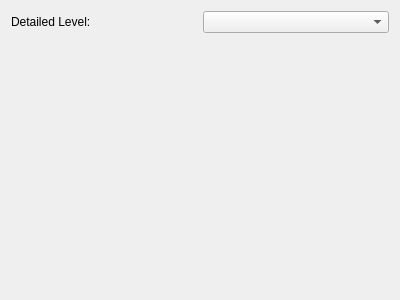
<?xml version="1.0" encoding="UTF-8"?>
<ui version="4.0">
 <class>SVInternalLoadsPersonManagerWidget</class>
 <widget class="QWidget" name="SVInternalLoadsPersonManagerWidget">
  <property name="geometry">
   <rect>
    <x>0</x>
    <y>0</y>
    <width>400</width>
    <height>300</height>
   </rect>
  </property>
  <property name="windowTitle">
   <string>Form</string>
  </property>
  <layout class="QGridLayout" name="gridLayout">
   <item row="0" column="0">
    <widget class="QLabel" name="label">
     <property name="text">
      <string>Detailed Level:</string>
     </property>
    </widget>
   </item>
   <item row="0" column="1">
    <widget class="QComboBox" name="comboBoxDetailedLevel"/>
   </item>
   <item row="1" column="0" colspan="2">
    <widget class="QWidget" name="widget" native="true"/>
   </item>
  </layout>
 </widget>
 <resources/>
 <connections/>
</ui>
